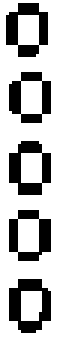
#> input picture data/modules/password/o.bmp, 20 x 115 px (shown 3 times larger); its folder holds only this picture in this run
$ python -i password.py   (imports and definitions only)   (older library calls are emulated)
#> lines starting #> are read from the running program, lines starting #| are printed output that depends on the picture; after the words box and inside, x2 and y2 are one past the last pixel; in counts of white or black regions, pixels touching at a corner belong together
#> further down, picture is the input picture: shape (115, 20, 3); 72.2% white; 5 black regions, box (x1, y1, x2, y2) and area: (3, 93, 17, 111) 139, (3, 47, 17, 65) 132, (2, 1, 16, 19) 131, (3, 70, 17, 87) 120, (3, 24, 17, 41) 117
### util.py
#utility functions for KCANE
#mostly just shorthand for very regularly called functions
import collections
import cv2
from PIL import Image
import pytesseract
import os
import random
import glob
from pathlib import Path
import threading
import time
import sys
import inspect
import numpy as np

class StrikeException(Exception):
    """Raised when a solver causes a strike"""
    pass

# [6 lines left out: function auto_canny, not called in this run]

class PrintSnooper:
    def __init__(self, stdout):
        self.stdout = stdout
    def caller(self):
        return inspect.stack()[2][3]
    # [13 lines left out: functions write, images_in, not called in this run]

def read_key(directions = True):
    key = 256
    while key > 127:
        key = cv2.waitKeyEx(0)
        if directions:
            if key in ( 2490368,
                        2621440,
                        2424832,
                        2555904,
                        ):  # up, down, left, right
                return key
    return key&0xFF
# [12 lines left out: function hstack_pad, not called in this run]


def display(c, text="image", wait_forever = True, scale = None):
    if not scale is None:
        c = cv2.resize(c, None, fx=scale, fy=scale, interpolation=cv2.INTER_NEAREST)
    cv2.imshow(text, c)
    cv2.waitKey(0 if wait_forever else 1)

def read_and_display(*args, **kwargs):
    kwargs["wait_forever"] = False
    display(*args, **kwargs)
    return read_key()


# [12 lines left out: function keep_showing, not called in this run]


def naked_filename(path):
    return (Path(path).resolve().stem)

def random_color():
    return (random.randint(0, 255), random.randint(0, 255), random.randint(0, 255))


def otsu(image):
    _, image = cv2.threshold(image, 0, 255, cv2.THRESH_BINARY + cv2.THRESH_OTSU)
    return image

# [7 lines left out: function tess, not called in this run]

def consume(iterable):
    collections.deque(iterable, maxlen=0)

# [19 lines left out: functions circles, rotated, rectangles, not called in this run]
def blur(image, kernel=(3,3)):
    return cv2.GaussianBlur(image, kernel, 0)
# [72 lines left out: functions contour, draw_rect, get_dump_name, dump_image, draw_label, inRangePairs and 1 more, not called in this run]

def to_hsv(bgr):
    return cv2.cvtColor(bgr, cv2.COLOR_BGR2HSV)
def to_gray(bgr):
    return cv2.cvtColor(bgr, cv2.COLOR_BGR2GRAY)
# [4 lines left out: function to_bgr, not called in this run]

class Contour():
    # [21 lines left out: functions __init__, draw, __getattr__, not called in this run]

    def __len__(self):
        return len(self.points)

    def __repr__(self):
        return f"Contour at {self.x, self.y}, size: {self.w,self.h}"

### modules/password.py
import glob
from pathlib import Path
import itertools
import random
import os
import cv2
import numpy as np
import pytesseract
from PIL import Image

import robot_arm
from util import *
import logging
log = logging.getLogger(__name__)


#======================#
#Useful Numbers#

letter_width = 23
up_buttons = [(letter_width * i + 31, 35) for i in range(5)]
down_buttons = [(letter_width * i + 31, 116) for i in range(5)]
#letter_xs = [(letter_width * i, letter_width * (i + 1)) for i in range(5)]
letter_xs = [letter_width * i for i in range(5)]
submit_button = (down_buttons[2][0], down_buttons[2][1]+20)


#======================#
#Helper functions#
def pixel_centre(x, y):
    return (int(3 + np.floor(x * 3.5)), int(3 + np.floor(y * 3.5)))
# [5 lines left out: function get_lcd, not called in this run]
def get_letter_region(lcd_image, pos):
#> called with pos = 0
    x1 = letter_xs[pos]
    return lcd_image[7:30, x1:x1 + 20]
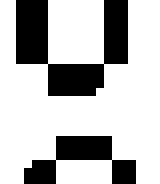
#> returned value: shape (23, 20, 3) (shown 8 times larger); 73% white; 2 black regions, box (x1, y1, x2, y2) and area: (2, 0, 16, 12) 83, (3, 17, 17, 23) 41
def get_letter_regions(lcd_image):
    for i in range(5):
        yield get_letter_region(lcd_image, i)

#convert between character identifiers and floating-point values (for the KNN)
def label_as_float(label):
    return (ord(label)-ord("a"))

def label_from_float(label):
    return chr(int(label)+ord("a"))

# [33 lines left out: functions shift_image, offset, not called in this run]

def flat_vector(features):
    return features.ravel("F").astype(np.float32)

# [18 lines left out: function get_features, not called in this run]

class Solver():

    # [28 lines left out: functions supervise, __init__, not called in this run]

    def new(self, robot:robot_arm.RobotArm):
        return PasswordSolver(robot, self.knn, self.passwords)

    # [21 lines left out: functions identify, add_image, not called in this run]


    def init_passwords(self):
        with open("data/modules/password/passwords.txt") as pfile:
            return [line.rstrip("\n") for line in pfile.readlines()]

class PasswordSolver():
    def __init__(self, robot:robot_arm.RobotArm = None, knn = None, passwords = []):
        self.knn = knn
        self.passwords = passwords
        self.letters = [["?"]]*5
        self.image = None
        self.robot = robot
        self.pointers = [0] * 5

    # [173 lines left out: functions draw, increment_letter, seek_letter, query_bomb, fake_query_bomb, get_solution and 4 more, not called in this run]
    def update_image(self):
        self.image = get_lcd(self.robot.grab_selected(0, allow_dark=True))
            #dump_image(self.image, "lcds/")
            #self.image = cv2.imread(next(self.ims), 0)

    #below is all legacy training code. Likely doesn't even work any more but it might be re-purposed usefully
    #(the Password/PasswordSolver split hadn't happened when this was written,
    #so some things now belong to the parent class
    def request_supervision(self, image):
        for let in get_letter_regions(image):
            scaled = cv2.resize(let, (240, 240), interpolation=cv2.INTER_NEAREST)
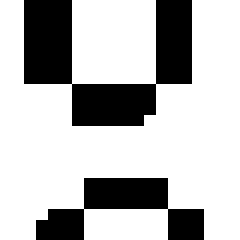
#> scaled: shape (240, 240, 3); 73% white; 2 black regions, box (x1, y1, x2, y2) and area: (24, 0, 192, 126) 10452, (36, 178, 204, 240) 5076
            labelf = read_and_display(scaled, "identify")-ord("a")
#> (key q is pressed here)
#> labelf = 16
            if labelf == ord(" ")-ord("a"):
                raise KeyboardInterrupt("User got bored")
            label = label_from_float(labelf)
#> label = 'q'
#> (the run stopped early here; a loop or call above may not have finished)
